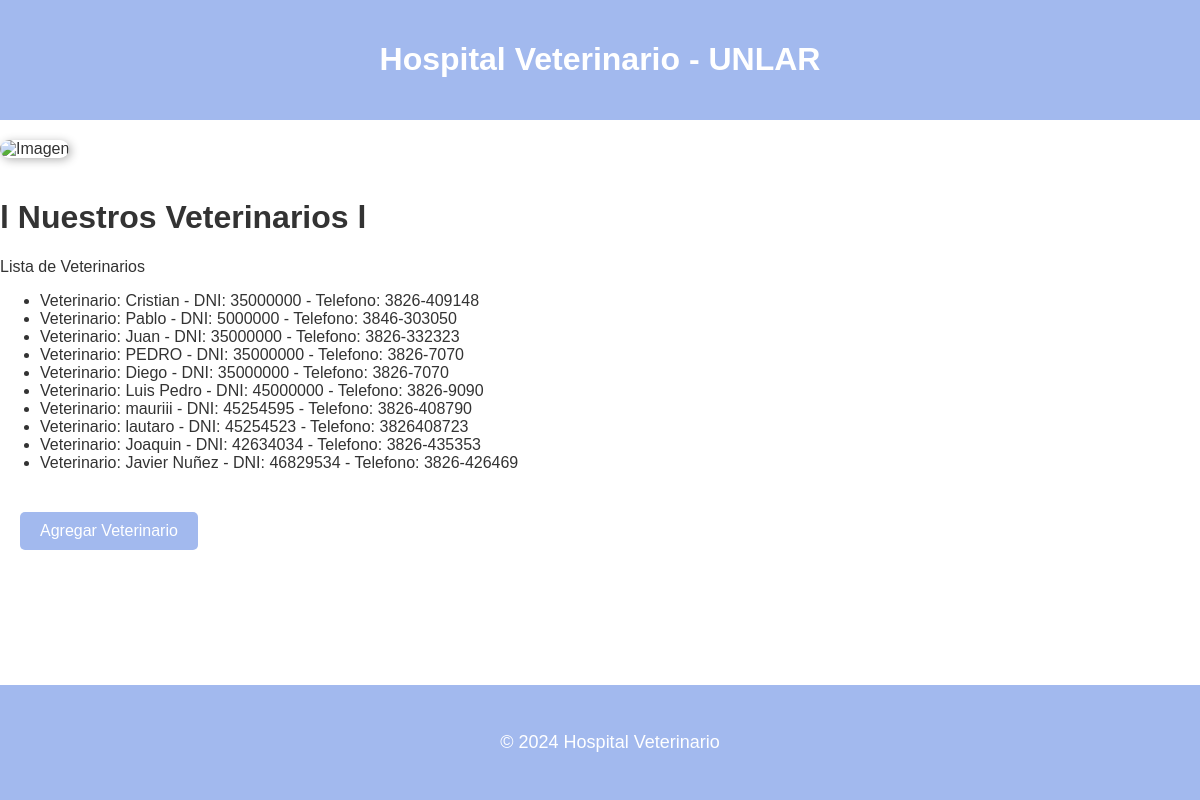
Screenshot of /veterinario/list/ with the database file from the repository.
### apps/homepage/models.py (models this page shows, shortened)
class Veterinario(models.Model):
    nombre = models.CharField(max_length=100, verbose_name='Nombre del Veterinario')
    telefono = models.CharField(max_length=100, verbose_name='Telefono')
    direccion = models.CharField(max_length=100, verbose_name='Dirección')
    dni = models.IntegerField(default=1, null=True, blank=True, verbose_name='DNI')

### apps/homepage/views.py (the view)
# urls.py: path('list/', HomepageListView.as_view(), name='homepage-list'),
class HomepageListView(ListView):
    model = Veterinario
    template_name = 'homepage/list.html'
    def get_queryset(self):
        return  Veterinario.objects.all()
    def get_context_data(self, **kwargs):
        context = super().get_context_data(**kwargs)
        context['tittle'] = 'Lista de Veterinarios'
        return context

### apps/homepage/templates/homepage/list.html (shortened to what this page needs)
{% load static %}
<!DOCTYPE html>
<html lang="en">
<head>
    <link rel="stylesheet" href="{% static 'homepage/css/style.css' %}">
</head>
<body>
    <header>
        <h1>Hospital Veterinario - UNLAR</h1>
    </header>
    <main>
        <img src="{% static 'img/hospitalveterinarioseded.jpeg' %}" alt="Imagen" class="img-modificada">
        <h1>l Nuestros Veterinarios l</h1>
        {{ tittle }}
        <ul>
            {% for veterinario in object_list %}
            <li>Veterinario: {{ veterinario.nombre }} - DNI: {{ veterinario.dni }} - Telefono: {{ veterinario.telefono }}</li>
            {% empty %}
            <li>Sin Registros.</li>
            {% endfor %}
        </ul>
        <div style="margin-top: 20px;">
            <a href="{% url 'homepage-create' %}" class="btn-create">Agregar Veterinario</a>
        </div>
    </main>
    <footer>
        <p>© 2024 Hospital Veterinario</p>
    </footer>
</body>
</html>

### apps/homepage/static/homepage/css/style.css (style rules this page uses)
body { font-family: Arial, sans-serif; background-color: #ffffff; color: #333; margin: 0; padding: 0; }
header { background-color: #A2B9EE; color: white; text-align: center; padding: 20px; }
p { font-size: 18px; line-height: 1.6; padding: 15px; }
footer { background-color: #A2B9EE; color: white; text-align: center; padding: 10px; position: fixed; bottom: 0; width: 100%; }
.img-modificada { width: 300px; height: auto; margin-left: 30px; border-radius: 15px; box-shadow: 2px 2px 10px rgba(0, 0, 0, 0.3); margin: 20px auto; }
.btn-create { display: inline-block; background-color: #A2B9EE; color: white; padding: 10px 20px; text-decoration: none; border-radius: 5px; font-size: 16px; margin-top: 20px; margin-left: 20px; transition: background-color 0.3s ease; }

### rows the page displays
Veterinario: nombre "Cristian", dni "35000000", telefono "3826-409148"
Veterinario: nombre "Pablo", dni "5000000", telefono "3846-303050"
Veterinario: nombre "Juan", dni "35000000", telefono "3826-332323"
Veterinario: nombre "PEDRO", dni "35000000", telefono "3826-7070"
Veterinario: nombre "Diego", dni "35000000", telefono "3826-7070"
Veterinario: nombre "Luis Pedro", dni "45000000", telefono "3826-9090"
Veterinario: nombre "mauriii", dni "45254595", telefono "3826-408790"
Veterinario: nombre "lautaro", dni "45254523", telefono "3826408723"
Veterinario: nombre "Joaquin", dni "42634034", telefono "3826-435353"
Veterinario: nombre "Javier Nuñez", dni "46829534", telefono "3826-426469"

### other values shown
{{ tittle }} "Lista de Veterinarios"
